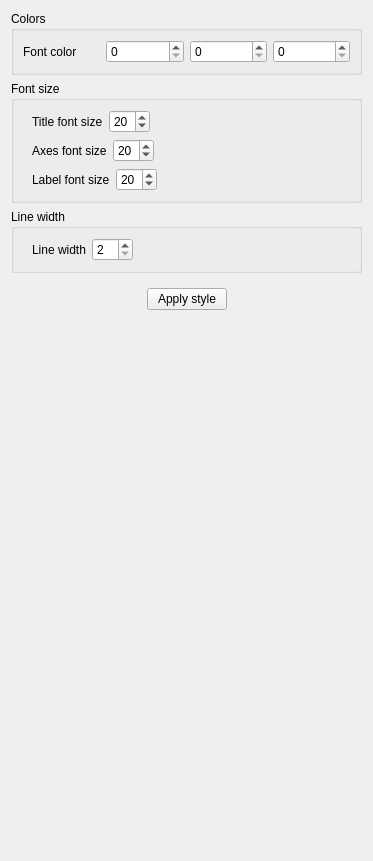
          <widget class="QWidget" name="tab_33">
           <attribute name="title">
            <string>View 2D</string>
           </attribute>
           <layout class="QVBoxLayout" name="verticalLayout_58">
            <item>
             <widget class="QGroupBox" name="groupBox_9">
              <property name="enabled">
               <bool>true</bool>
              </property>
              <property name="minimumSize">
               <size>
                <width>0</width>
                <height>0</height>
               </size>
              </property>
              <property name="title">
               <string>Colors</string>
              </property>
              <layout class="QHBoxLayout" name="horizontalLayout_125">
               <item>
                <widget class="QLabel" name="label_32">
                 <property name="text">
                  <string>Font color</string>
                 </property>
                </widget>
               </item>
               <item>
                <widget class="QSpinBox" name="Form2DFontColorR">
                 <property name="maximum">
                  <number>255</number>
                 </property>
                </widget>
               </item>
               <item>
                <widget class="QSpinBox" name="Form2DFontColorG">
                 <property name="maximum">
                  <number>255</number>
                 </property>
                </widget>
               </item>
               <item>
                <widget class="QSpinBox" name="Form2DFontColorB">
                 <property name="maximum">
                  <number>255</number>
                 </property>
                </widget>
               </item>
              </layout>
             </widget>
            </item>
            <item>
             <widget class="QGroupBox" name="groupBox_10">
              <property name="enabled">
               <bool>true</bool>
              </property>
              <property name="minimumSize">
               <size>
                <width>0</width>
                <height>0</height>
               </size>
              </property>
              <property name="title">
               <string>Font size</string>
              </property>
              <layout class="QVBoxLayout" name="verticalLayout_45">
               <item>
                <widget class="QFrame" name="frame_38">
                 <property name="frameShape">
                  <enum>QFrame::NoFrame</enum>
                 </property>
                 <property name="frameShadow">
                  <enum>QFrame::Raised</enum>
                 </property>
                 <layout class="QHBoxLayout" name="horizontalLayout_20">
                  <property name="topMargin">
                   <number>0</number>
                  </property>
                  <property name="bottomMargin">
                   <number>0</number>
                  </property>
                  <item>
                   <widget class="QLabel" name="label_91">
                    <property name="text">
                     <string>Title font size</string>
                    </property>
                   </widget>
                  </item>
                  <item>
                   <widget class="QSpinBox" name="FormTitleFontSize">
                    <property name="minimum">
                     <number>1</number>
                    </property>
                    <property name="value">
                     <number>20</number>
                    </property>
                   </widget>
                  </item>
                  <item>
                   <spacer name="horizontalSpacer_73">
                    <property name="orientation">
                     <enum>Qt::Horizontal</enum>
                    </property>
                    <property name="sizeHint" stdset="0">
                     <size>
                      <width>40</width>
                      <height>20</height>
                     </size>
                    </property>
                   </spacer>
                  </item>
                 </layout>
                </widget>
               </item>
               <item>
                <widget class="QFrame" name="frame_32">
                 <property name="frameShape">
                  <enum>QFrame::NoFrame</enum>
                 </property>
                 <property name="frameShadow">
                  <enum>QFrame::Raised</enum>
                 </property>
                 <layout class="QHBoxLayout" name="horizontalLayout_21">
                  <property name="topMargin">
                   <number>0</number>
                  </property>
                  <property name="bottomMargin">
                   <number>0</number>
                  </property>
                  <item>
                   <widget class="QLabel" name="label_34">
                    <property name="text">
                     <string>Axes font size</string>
                    </property>
                   </widget>
                  </item>
                  <item>
                   <widget class="QSpinBox" name="FormAxesFontSize">
                    <property name="minimum">
                     <number>1</number>
                    </property>
                    <property name="value">
                     <number>20</number>
                    </property>
                   </widget>
                  </item>
                  <item>
                   <spacer name="horizontalSpacer_18">
                    <property name="orientation">
                     <enum>Qt::Horizontal</enum>
                    </property>
                    <property name="sizeHint" stdset="0">
                     <size>
                      <width>187</width>
                      <height>20</height>
                     </size>
                    </property>
                   </spacer>
                  </item>
                 </layout>
                </widget>
               </item>
               <item>
                <widget class="QFrame" name="frame_33">
                 <property name="frameShape">
                  <enum>QFrame::NoFrame</enum>
                 </property>
                 <property name="frameShadow">
                  <enum>QFrame::Raised</enum>
                 </property>
                 <layout class="QHBoxLayout" name="horizontalLayout_25">
                  <property name="topMargin">
                   <number>0</number>
                  </property>
                  <property name="bottomMargin">
                   <number>0</number>
                  </property>
                  <item>
                   <widget class="QLabel" name="label_40">
                    <property name="text">
                     <string>Label font size</string>
                    </property>
                   </widget>
                  </item>
                  <item>
                   <widget class="QSpinBox" name="FormLabelFontSize">
                    <property name="minimum">
                     <number>1</number>
                    </property>
                    <property name="value">
                     <number>20</number>
                    </property>
                   </widget>
                  </item>
                  <item>
                   <spacer name="horizontalSpacer_67">
                    <property name="orientation">
                     <enum>Qt::Horizontal</enum>
                    </property>
                    <property name="sizeHint" stdset="0">
                     <size>
                      <width>40</width>
                      <height>20</height>
                     </size>
                    </property>
                   </spacer>
                  </item>
                 </layout>
                </widget>
               </item>
              </layout>
             </widget>
            </item>
            <item>
             <widget class="QGroupBox" name="groupBox_17">
              <property name="minimumSize">
               <size>
                <width>0</width>
                <height>0</height>
               </size>
              </property>
              <property name="title">
               <string>Line width</string>
              </property>
              <layout class="QVBoxLayout" name="verticalLayout_76">
               <item>
                <widget class="QFrame" name="frame_121">
                 <property name="frameShape">
                  <enum>QFrame::NoFrame</enum>
                 </property>
                 <property name="frameShadow">
                  <enum>QFrame::Raised</enum>
                 </property>
                 <layout class="QHBoxLayout" name="horizontalLayout_126">
                  <property name="topMargin">
                   <number>0</number>
                  </property>
                  <property name="bottomMargin">
                   <number>0</number>
                  </property>
                  <item>
                   <widget class="QLabel" name="label_28">
                    <property name="text">
                     <string>Line width</string>
                    </property>
                   </widget>
                  </item>
                  <item>
                   <widget class="QSpinBox" name="Form2DLineWidth">
                    <property name="minimum">
                     <number>2</number>
                    </property>
                   </widget>
                  </item>
                  <item>
                   <spacer name="horizontalSpacer_88">
                    <property name="orientation">
                     <enum>Qt::Horizontal</enum>
                    </property>
                    <property name="sizeHint" stdset="0">
                     <size>
                      <width>208</width>
                      <height>20</height>
                     </size>
                    </property>
                   </spacer>
                  </item>
                 </layout>
                </widget>
               </item>
              </layout>
             </widget>
            </item>
            <item>
             <widget class="QFrame" name="frame_120">
              <property name="frameShape">
               <enum>QFrame::NoFrame</enum>
              </property>
              <property name="frameShadow">
               <enum>QFrame::Raised</enum>
              </property>
              <layout class="QHBoxLayout" name="horizontalLayout_34">
               <item>
                <spacer name="horizontalSpacer_86">
                 <property name="orientation">
                  <enum>Qt::Horizontal</enum>
                 </property>
                 <property name="sizeHint" stdset="0">
                  <size>
                   <width>117</width>
                   <height>20</height>
                  </size>
                 </property>
                </spacer>
               </item>
               <item>
                <widget class="QPushButton" name="FormStylesFor2DGraph">
                 <property name="text">
                  <string>Apply style</string>
                 </property>
                </widget>
               </item>
               <item>
                <spacer name="horizontalSpacer_87">
                 <property name="orientation">
                  <enum>Qt::Horizontal</enum>
                 </property>
                 <property name="sizeHint" stdset="0">
                  <size>
                   <width>117</width>
                   <height>20</height>
                  </size>
                 </property>
                </spacer>
               </item>
              </layout>
             </widget>
            </item>
            <item>
             <spacer name="verticalSpacer_27">
              <property name="orientation">
               <enum>Qt::Vertical</enum>
              </property>
              <property name="sizeHint" stdset="0">
               <size>
                <width>20</width>
                <height>531</height>
               </size>
              </property>
             </spacer>
            </item>
           </layout>
          </widget>
